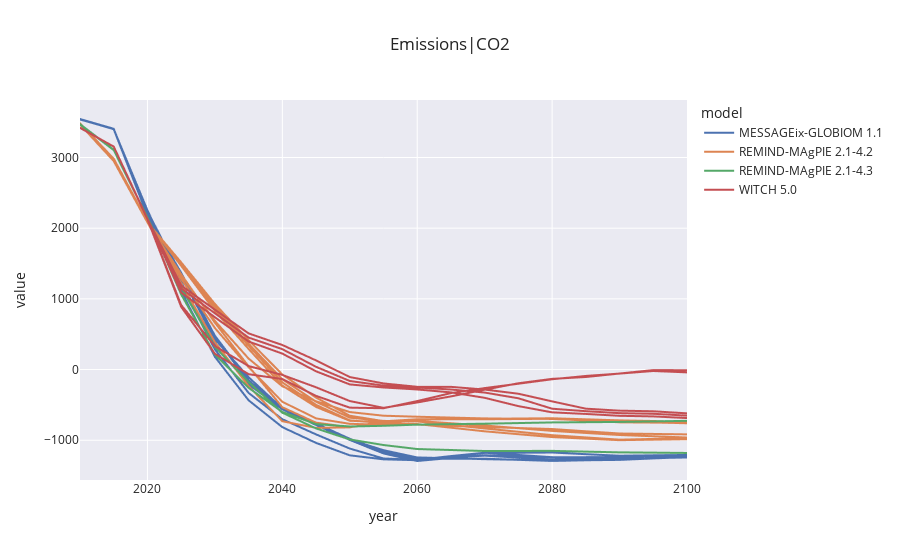

The notebook cell this image was saved under:
### Code cell
dfpins = plot_line(dfp, variable='Emissions|CO2')
